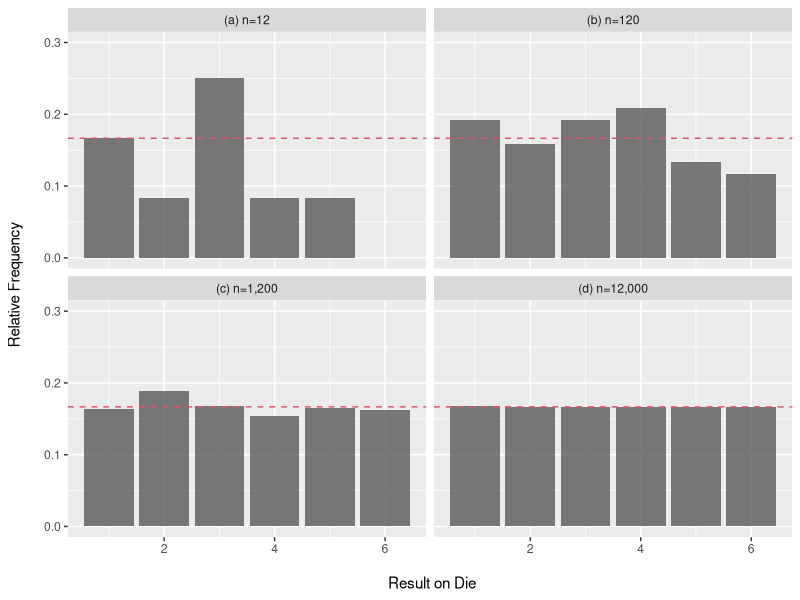

This figure's R source:
#install.packages("magrittr")
#install.packages("ggplot")
#install.packages("Rcpp")
library(magrittr)
library(ggplot2)

# 1~6번까지 주사위를 무작워로 번더 nn번 추출
# table(): 각 숫자의 발생 횟수를 세어서 테이블로 반환
# / nn으로 나눠 상대 빈도를 계산 
RDice=function(nn){
  sample(1:6, nn, replace=TRUE) %>% table()/nn
}

set.seed(7763)

#난수 생성 
dice_1 = RDice(12)  #12번
dice_2 = RDice(120) #120번
dice_3 = RDice(1200) #1200번
dice_4 = RDice(120000) #120000번

# data transformation
dice = c(as.numeric(dice_1), as.numeric(dice_2), as.numeric(dice_3), 
         as.numeric(dice_4))
nn   = c(rep("(a) n=12",6),rep("(b) n=120",6), rep("(c) n=1,200",6), 
         rep("(d) n=12,000",6)) 
num = c(rep(1:6,4))
dice_result = data.frame(nn, num, dice)
dice_result


# ggplot2
ggplot(data = dice_result, aes(x = num, y = dice)) +
  geom_bar(stat = "identity", alpha = 0.8) +
  xlab("\n Result on Die") + ylab("Relative Frequency\n") +
  geom_hline(yintercept = 1/6, colour=2, lty=2) +
  ylim(0,0.3) + facet_wrap(~nn, ncol = 2)


